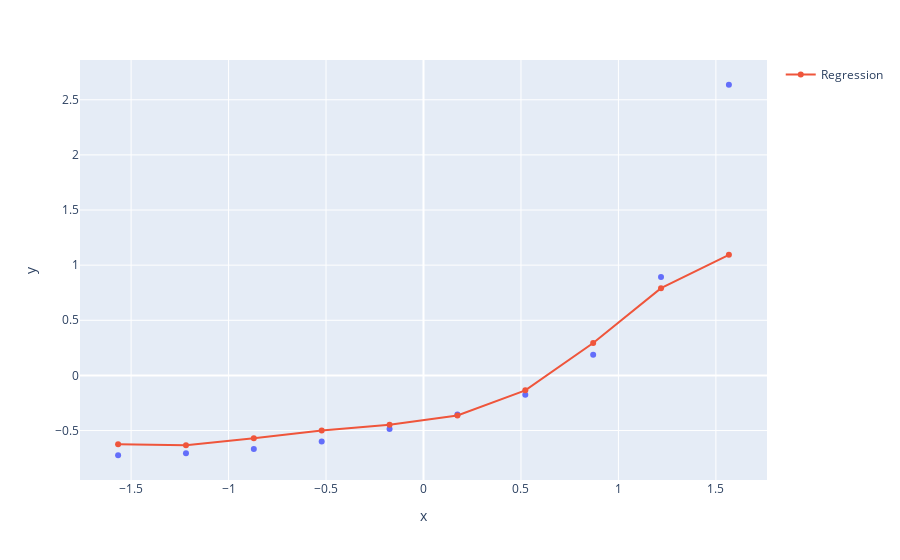

This figure's notebook cell:
### Code cell
plot = px.scatter(x = x_health_stand.ravel(),
                  y = y_health_stand.ravel())
plot.add_scatter(x = x_health_stand.ravel(),
                  y = reg_svr_health_rbf.predict(x_health_stand),
                  name = "Regression")
plot.show()

### Figure 1 — Plotly figure (JSON) as saved in the notebook; plotly's stock layout.template omitted (floating-point values rounded to 4 significant figures)
{"data": [{"hovertemplate": "x=%{x}<br>y=%{y}<extra></extra>", "legendgroup": "", "marker": {"color": "#636efa", "symbol": "circle"}, "mode": "markers", "name": "", "orientation": "v", "showlegend": false, "type": "scatter", "x": [-1.567, -1.219, -0.8704, -0.5222, -0.1741, 0.1741, 0.5222, 0.8704, 1.219, 1.567], "xaxis": "x", "y": [-0.724, -0.7066, -0.6682, -0.5984, -0.4867, -0.3542, -0.1762, 0.1867, 0.8915, 2.636], "yaxis": "y"}, {"name": "Regression", "type": "scatter", "x": [-1.567, -1.219, -0.8704, -0.5222, -0.1741, 0.1741, 0.5222, 0.8704, 1.219, 1.567], "y": [-0.6235, -0.6329, -0.5707, -0.4987, -0.4464, -0.3633, -0.1355, 0.2935, 0.7912, 1.094]}], "layout": {"legend": {"tracegroupgap": 0}, "margin": {"t": 60}, "xaxis": {"anchor": "y", "domain": [0, 1], "title": {"text": "x"}}, "yaxis": {"anchor": "x", "domain": [0, 1], "title": {"text": "y"}}}}
